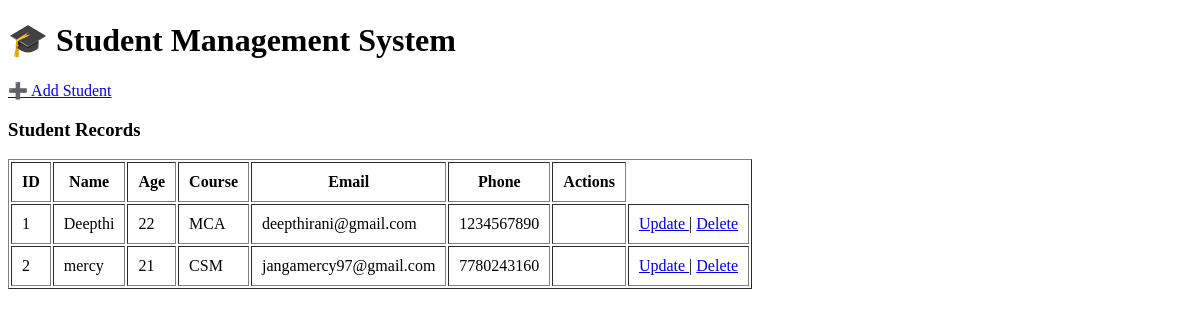
Before: / with the older database file.
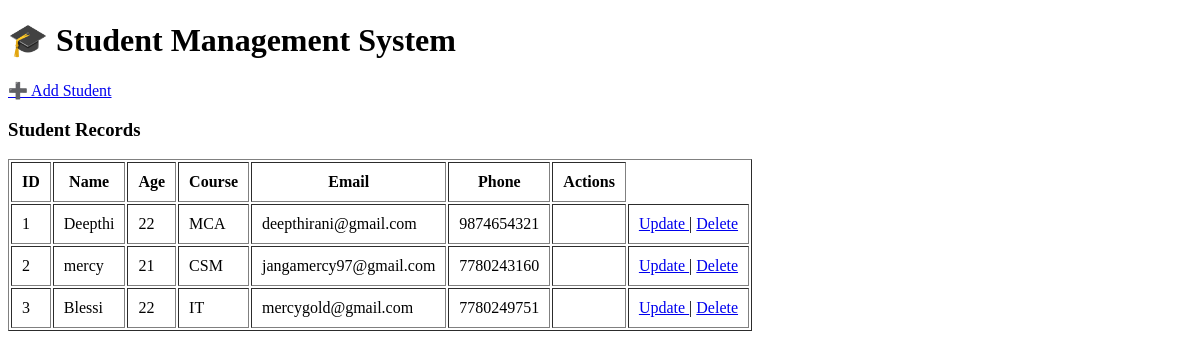
After: the same page with the newer database file.
### tables this page shows
CREATE TABLE students (
        id INTEGER PRIMARY KEY AUTOINCREMENT,
        name TEXT NOT NULL,
        age INTEGER NOT NULL,
        course TEXT NOT NULL,
        email TEXT NOT NULL,
        phone TEXT NOT NULL
    );

### web_app.py (the view)
@app.route("/")
def home():
    conn = get_connection()
    cursor = conn.cursor()
    cursor.execute("SELECT * FROM students")
    students = cursor.fetchall()
    conn.close()
    return render_template(
        "index.html",
        students=students
    )

### database.py (called while the page is built)
def get_connection():
    return sqlite3.connect(DB_NAME)

### templates/index.html (shortened to what this page needs)
<!DOCTYPE html>
<html>
<head>
</head>
<body>
    <h1>🎓 Student Management System</h1>
    <p>
    <a href="/add">➕ Add Student</a>
</p>
    <h3>Student Records</h3>
    <table border="1" cellpadding="10">
        <tr>
            <th>ID</th>
            <th>Name</th>
            <th>Age</th>
            <th>Course</th>
            <th>Email</th>
            <th>Phone</th>
            <th>Actions</th>
        </tr>
        {% for student in students %}
        <tr>
            <td>{{ student[0] }}</td>
            <td>{{ student[1] }}</td>
            <td>{{ student[2] }}</td>
            <td>{{ student[3] }}</td>
            <td>{{ student[4] }}</td>
            <td>{{ student[5] }}</td>
            <td>
  <td>
    <a href="/update/{{ student[0] }}">
        Update
    </a>
    |
    <a href="/delete/{{ student[0] }}">
        Delete
    </a>
</td>
        </tr>
        {% endfor %}
    </table>
</body>
</html>

Changed rows visible on the page:
changed students "Deepthi": phone "1234567890" → "9874654321"
added students: id "3", name "Blessi", age "22", course "IT", email "mercygold@gmail.com", phone "7780249751"
